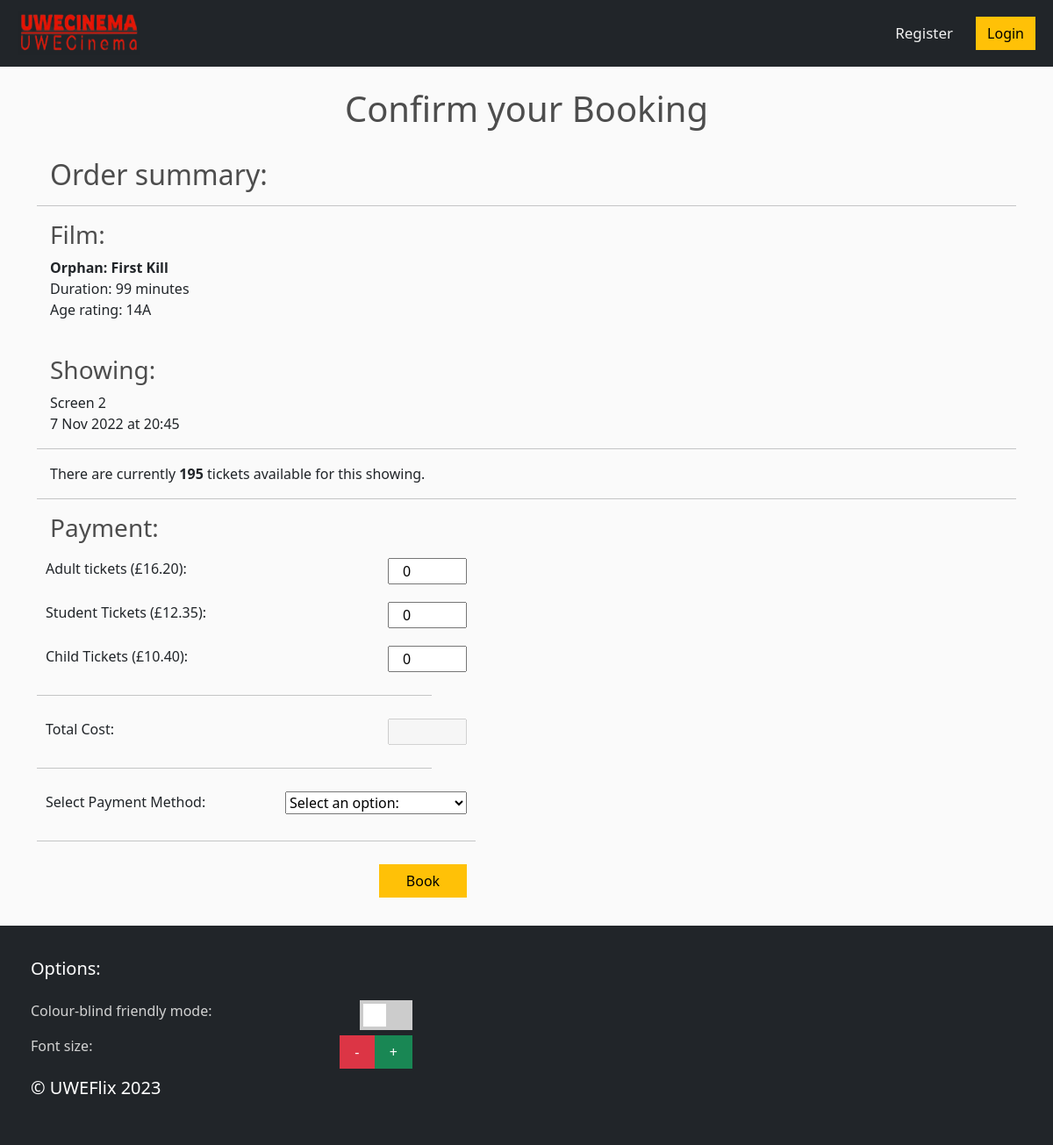
Page /payment/4/ on the earlier database version.
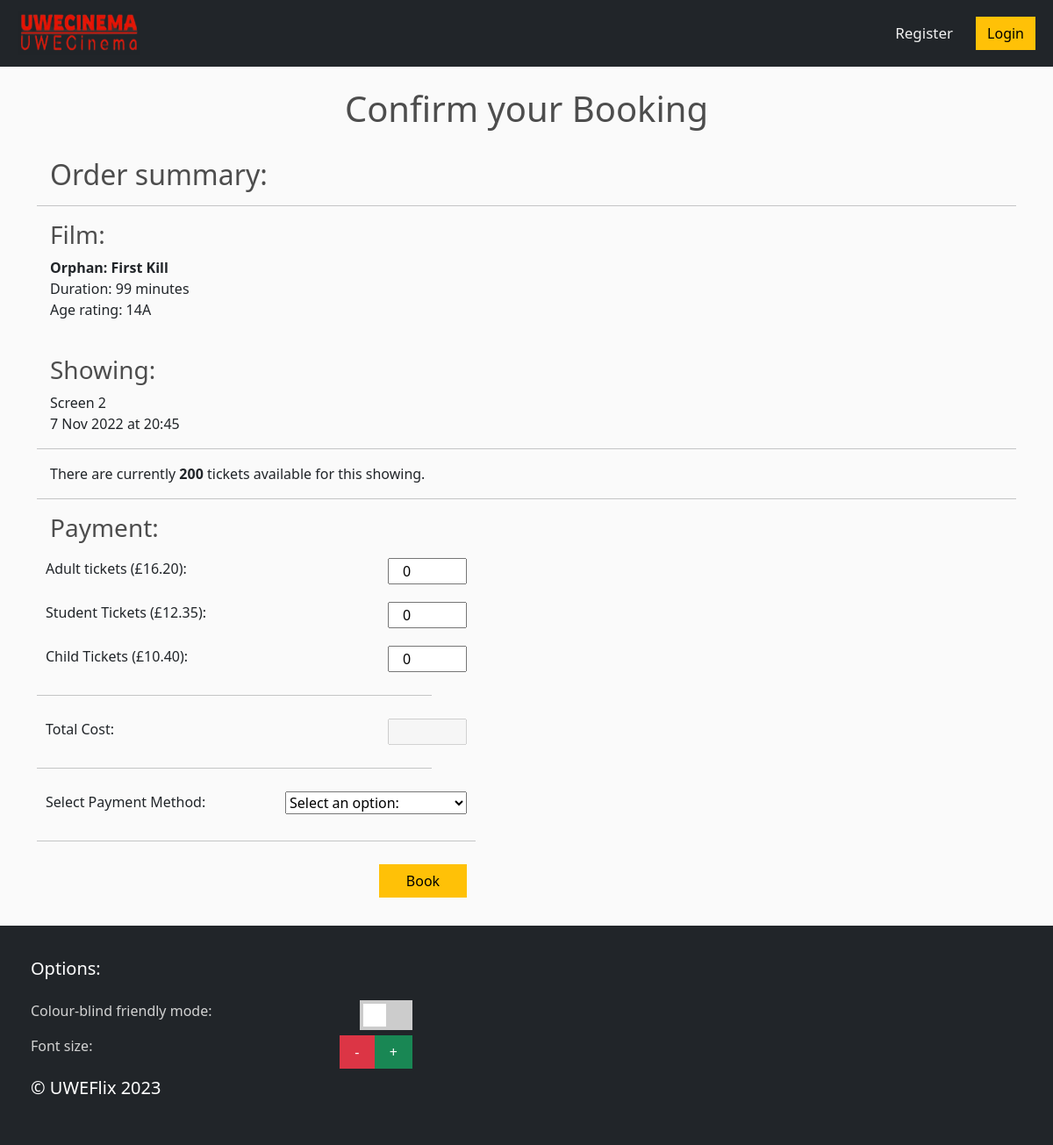
Same page on the later database version.
### uweflix/models.py (models this page shows, shortened)
class Showing(models.Model):
    screen = models.ForeignKey(Screen, default=1, on_delete=models.CASCADE)
    film = models.ForeignKey(Film,on_delete=models.CASCADE)
    time = models.DateTimeField()
    remaining_tickets = models.IntegerField(default=150)  # NEEDS TO BE ASSIGNED TO THE SCREEN CAPACITY SOMEHOW!
    def getShowing(id):#READ
        try:
            showing = Showing.objects.get(id=id)
            return showing
        except:
            print("No showinf exists with that showing ID.")

class Film(models.Model):
    title = models.CharField(max_length=100)
    age_rating = models.CharField(max_length=3)
    """Age Ratings:
        - U
        - PG
        - 12
        - 12A
        - 15
        - 18"""
    duration = models.CharField(max_length=3)
    trailer_desc = models.CharField(max_length=500)
    image = models.ImageField(default="placeholder.png")

class Screen(models.Model):
    capacity = models.IntegerField()
    apply_covid_restrictions =  models.BooleanField(null=True)

### uweflix/views.py (the view, shortened to what this page needs)
# urls.py: path("payment/<int:showing>/", views.payment, name="payment"),
def payment(request, showing):
    if 'user_id' in request.session:
        if request.session['user_group'] == "Club Rep":
            return redirect('rep_payment', showing=showing)
    adult,student,child=Prices.getCurrentPrices()
    showing = Showing.getShowing(id=showing)
    form = PaymentForm()
    context = {
        "showing": showing,
        "form": form,
        "adult_price": adult,
        "student_price": student,
        "child_price": child
    }
    return render(request, 'uweflix/payment.html', context)

### uweflix/forms.py (shortened to what this page needs)
class PaymentForm(forms.Form):
    adult_tickets = forms.IntegerField(validators=[
        MaxValueValidator(100),
        MinValueValidator(0)
    ],required=False, initial=0)
    student_tickets = forms.IntegerField(validators=[
        MaxValueValidator(100),
        MinValueValidator(0)
    ],required=False, initial=0)
    child_tickets = forms.IntegerField(validators=[
        MaxValueValidator(100),
        MinValueValidator(0)
    ],required=False, initial=0)
    total_cost=forms.FloatField(label="Total Cost: ", disabled=True, required=False)
    payment_choices = [(None, 'Select an option:'),
                    ('nopay', 'Customer: Pay with Card'),
                    ('credit', 'Student: Pay with Credit'), ]
    payment_options = forms.ChoiceField(choices=payment_choices, widget=forms.Select(attrs={}))

### uweflix/models.py (called while the page is built)
    def getCurrentPrices():
        currentPrices = Prices.objects.last()
        return currentPrices.adult, currentPrices.student, currentPrices.child

### uweflix/templates/uweflix/payment.html (shortened to what this page needs)
{% extends "uweflix/layout.html" %}
{% load static %}
{% block content %}
<br/>
<h1>Confirm your Booking</h1>
<br/>
<body>
    <h2>Order summary:</h2>
    <hr/>
    <h3>Film:</h3>
        <p>
           <b>{{ showing.film.title }}</b><br/>
           Duration: {{ showing.film.duration }} minutes<br/>
           Age rating: {{ showing.film.age_rating }}
        </p>
        <br/>
        <h3>Showing:</h3>
        <p>Screen {{ showing.screen.id }}<br/>{{ showing.time | date:'j M Y' }} at {{ showing.time | time:'G:i'}}</p>
        <hr/>
        <p>There are currently <b>{{ showing.remaining_tickets }}</b> tickets available for this showing.</p>
        <hr/>
    <div class="form">
        <form id="payment-form" action="{% url 'payment' showing.pk %}" method="post" autocomplete="off">
            <h3>Payment:</h3>
            <div class="form-area">
                <div class="form-group">
                    Adult tickets (£<span id="payment_adult_price">{{ adult_price | floatformat:2 }}</span>): {{ form.adult_tickets }}
                </div>
                <br/>
                <div class="form-group">
                    Student Tickets (£<span id="payment_student_price">{{ student_price | floatformat:2 }}</span>): {{ form.student_tickets }}
                </div>
                <br/>
                <div class="form-group">
                    Child Tickets (£<span id="payment_child_price">{{ child_price | floatformat:2 }}</span>): {{ form.child_tickets }}
                </div>
                <hr/>
                <div class="form-group">
                    Total Cost: {{ form.total_cost }}
                </div>
                <hr/>
                <div class="form-group">
                    Select Payment Method: {{ form.payment_options }}
                </div>
            </div>
            <hr/>
            <div class="form-group">
                <input id="confirm-btn" class="btn btn-warning" type="submit" value="Book">
            </div>
        </form>
    </div>
</body>
{% endblock %}

Differences in the rows shown:
changed Showing "Orphan: First Kill": remaining_tickets "195" → "200"
